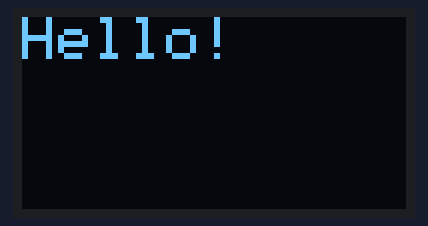
A sketch run on a simulated Arduino Uno, built with avr-gcc and run on an emulated ATmega328P. Shown: 128×64 one-colour display.

Above: at 0.1 s.

The sketch:

Display.ino
```cpp
#include <Wire.h>
#include <Adafruit_GFX.h>
#include <Adafruit_SSD1306.h>

#define SCREEN_WIDTH 128
#define SCREEN_HEIGHT 64

Adafruit_SSD1306 display(SCREEN_WIDTH, SCREEN_HEIGHT, &Wire, -1);

void setup() {
  display.begin(SSD1306_SWITCHCAPVCC, 0x3C); // Most OLEDs use address 0x3C
}

void loop() {
  display.clearDisplay();
  display.setTextSize(2);
  display.setTextColor(SSD1306_WHITE);
  display.setCursor(0,0);
  display.print("Hello!");
  display.display();
  delay(100);
}
```
